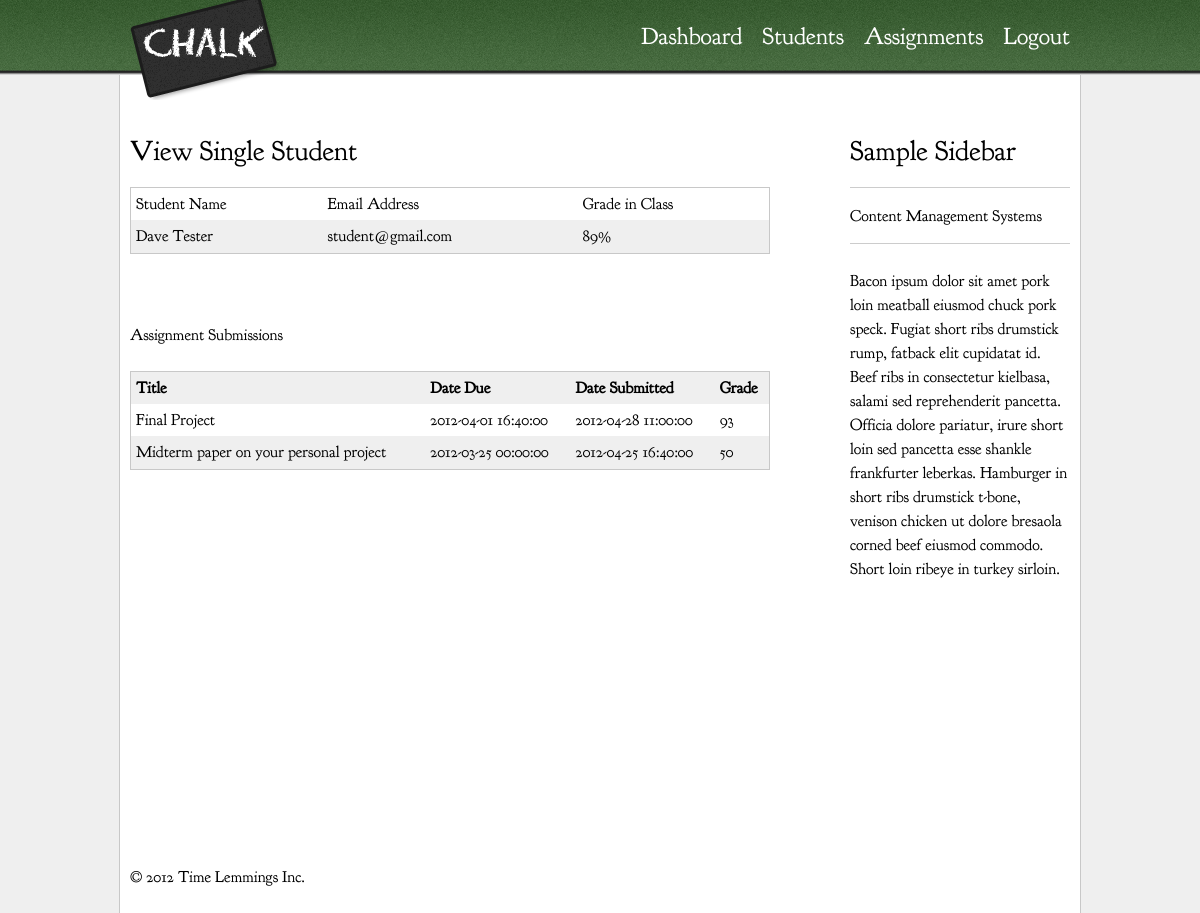
Page /index.php/users/viewSingle/1 (signed in) on the committed database.
### tables this page shows
CREATE TABLE  `users` (
  	`userID` int(10) unsigned NOT NULL auto_increment PRIMARY KEY,
  	`firstName` varchar(50) NOT NULL,
  	`lastName` varchar(50) NOT NULL,
 	`passwd` varchar(150) NOT NULL,
 	`email` varchar(100) NOT NULL,
 	`userLevelID` int(10) unsigned NOT NULL,
 	 CONSTRAINT levelFK FOREIGN KEY (userLevelID) REFERENCES users_level(userLevelID) ON DELETE CASCADE
);

CREATE TABLE `submissions`(
	`submissionID` int(10) unsigned NOT NULL auto_increment PRIMARY KEY,
	`submissionDate` datetime NOT NULL,
	`grade` double,
	`comments` text,
	`attachedFiles` text,
	`userID` int(10) unsigned NOT NULL,
	`assignmentID` int(10) unsigned NOT NULL,
	CONSTRAINT userIdFK FOREIGN KEY (userID) references users(userID) ON DELETE CASCADE,
	CONSTRAINT assignmentIdFK FOREIGN KEY (assignmentID) references assignments(assignmentID) ON DELETE CASCADE
);

CREATE TABLE `assignments`(
	`assignmentID` int(10) unsigned NOT NULL auto_increment PRIMARY KEY,
	`dueDate` datetime NOT NULL,
	`setDate` datetime NOT NULL,
	`title` varchar(75) NOT NULL,
	`information` text, 
	`maxPoints` double
);

### application/controllers/users.php (called while the page is built, shortened)
<?php if ( ! defined('BASEPATH')) exit('No direct script access allowed');
class Users extends MY_Controller {
	public function __construct(){
		$this->load->model('Users_model');
		$this->load->model('Assignments_model');
		$this->load->model('Submissions_model');
	}
	public function viewSingle(){
		$id = $this->uri->segment(3);
		$student = $this->Users_model->getUser($id);
		$assignment = $this->Assignments_model->getAllAssignments();
		$submissions = $this->Submissions_model->getStudentGrades($id);
		$asssub = $this->Submissions_model->getStudentSubmissions($id);
		$send = array('student' => $student, 'assignmentArray' => $assignment, 'submissionsArray' => $submissions, 'ass' => $asssub);
		$this->load->view('view_single_student', $send);
	}
}

### public_html/index.php (called while the page is built, shortened)
<?php
require_once BASEPATH.'core/CodeIgniter.php';

### application/models/users_model.php (called while the page is built, shortened)
<?php
class Users_model extends CI_Model{
	function getUser($userID){
		$query = $this->db->where('userID',$userID)->limit(1)->get('users');
		return $query->row();
	}
}
?>

### application/models/submissions_model.php (called while the page is built, shortened)
<?php
class Submissions_model extends CI_Model{
	function getStudentSubmissions($userID) {
		$query = $this->db->where('userID', $userID)->join('submissions', 'submissions.assignmentID = assignments.assignmentID', 'right')->get('assignments');
		return $query->result();
	}
}
?>

### application/views/view_single_student.php (the view)
<?php $this->load->view('header'); ?>
<div role="main" id="main">
	<h2>View Single Student</h2>
<table border="0" cellpadding="4">
<tr>
<th>Student Name</th>
<th>Email Address</th>
<th>Grade in Class</th>
</tr>
<tr>
<td><?php echo $student->firstName.' '.$student->lastName ?></td>
<td><?=$student->email?></td>
<td>89%</td>
</tr>
</table>
<br /> <br />
<p>Assignment Submissions</p>
<table border="0" cellpadding="4">
	<thead>
		<tr>
			<th>Title</th>
			<th>Date Due</th>
			<th>Date Submitted</th>
			<th>Grade</th>
		</tr>
	</thead>
	<tbody>
		<?php foreach($ass as $a):?>
		<tr>
			<td><?=$a->title ?></td>
			<td><?=$a->setDate ?></td>
			<td><?=$a->dueDate ?></td>
			<td><?=$a->grade ?></td>
		</tr>
		<?php endforeach;?>
	</tbody>
</table>
</div>
<?php $this->load->view('sidebar'); ?>
<?php $this->load->view('footer'); ?>

### application/views/header.php (shortened to what this page needs)
<!doctype html>
 <html class="no-js" lang="en">
<head>
  <link rel="stylesheet" href="<?php echo base_url() ?>/css/style.css">
</head>
<body>
  <header id="header">
    <div class="wrapper">
      <h1 class="logo"><a href="#">Chalk</a></h1>
      <nav id="navigation">
        <ul>
          <li><?php echo anchor('dashboard', 'Dashboard', 'title="Dashboard"'); ?></li>
          <li><?php echo anchor('users/viewAll', 'Students', 'title="Students"'); ?></li>
          <li><?php echo anchor('assignments/viewAllAssignments', 'Assignments', 'title="Assignments"'); ?></li>
          <li><?php echo anchor('admin/logout', 'Logout', 'title="Logout"'); ?></li>
        </ul>
      </nav>
    </div>
  </header>
  <div class="content clearfix">

### application/views/sidebar.php
<div id="sidebar">
      <h2>Sample Sidebar</h2>
      <hr />
      <span>Content Management Systems</span>
      <hr />
      <p>Bacon ipsum dolor sit amet pork loin meatball eiusmod chuck pork speck. Fugiat short ribs drumstick rump, fatback elit cupidatat id. Beef ribs in consectetur kielbasa, salami sed reprehenderit pancetta. Officia dolore pariatur, irure short loin sed pancetta esse shankle frankfurter leberkas. Hamburger in short ribs drumstick t-bone, venison chicken ut dolore bresaola corned beef eiusmod commodo. Short loin ribeye in turkey sirloin.</p>
    </div>

### application/views/footer.php (shortened to what this page needs)
<footer id="footer">
        <p>&copy; 2012 Time Lemmings Inc. </p>
    </footer>
  </div>
</body>
</html>

### public_html/css/style.css (style rules this page uses)
article, aside, details, figcaption, figure, footer, header, hgroup, nav, section { display: block; }
html { font-size: 100%; -webkit-text-size-adjust: 100%; -ms-text-size-adjust: 100%; }
html, button, input, select, textarea { font-family: sans-serif; color: #222; }
body { margin: 0; font-size: 1em; line-height: 1.4; }
a { color: #00e; }
hr { display: block; height: 1px; border: 0; border-top: 1px solid #ccc; margin: 1em 0; padding: 0; }
ul, ol { margin: 1em 0; padding: 0 0 0 40px; }
nav ul, nav ol { list-style: none; list-style-image: none; margin: 0; padding: 0; }
table { border-collapse: collapse; border-spacing: 0; }
td { vertical-align: top; }
a:link { color: #234c19; }
body { background-color: #efefef; color: #000; font-family: "Goudy Bookletter", serif; }
h1 { font-size: 2em; margin: .75em 0; line-height: .75em; }
h2 { font-size: 1.75em; margin: .85714em 0; line-height: .85714em; font-weight: normal; }
p { font-size: 1em; margin: 1.5em 0; line-height: 1.5em; }
table { width: 100%; border: 1px solid #c8c8c8; }
td, th { padding: 5px; }
tr:nth-child(even) { background-color: #efefef; }
thead { text-align: left; }
thead tr { background-color: #efefef; }
tbody th { font-weight: normal; text-align: left; }
#header { height: 100px; width: 100%; z-index: 9999px; position: relative; z-index: 9999; }
.wrapper { max-width: 940px; margin: auto; }
.content { max-width: 940px; margin: -25px auto 0 auto; padding: 40px 10px 0 10px; border-left: 1px solid #c8c8c8; border-right: 1px solid #c8c8c8; background: #fff; }
#main { width: 68.085%; min-height: 750px; float: left; }
#sidebar { width: 23.404%; float: right; }
#header { background: url('../img/header.png') repeat-x; }
#header .wrapper { background-color: transparent; border: none; position: relative; }
.logo { margin: 0; padding: 0; }
.logo a { text-indent: 100%; white-space: nowrap; overflow: hidden; background: url('../img/logo.png') no-repeat; height: 100px; width: 149px; margin: 0; padding: 0; display: block; }
#navigation { position: absolute; right: 0; top: 20px; }
#navigation li { float: left; margin-left: 20px; font-size: 1.5em; }
#navigation a { color: #fff; text-decoration: none; }
#footer { clear: both; width: 100%; }
.clearfix:before, .clearfix:after { content: ""; display: table; }
.clearfix:after { clear: both; }
.clearfix { *zoom: 1; }

### rows in the picture
users: firstName "Dave", lastName "Tester", email "student@gmail.com"
submissions: assignmentID.title "Final Project", assignmentID.setDate "2012-04-01 16:40:00", assignmentID.dueDate "2012-04-28 11:00:00", grade "93"
submissions: assignmentID.title "Midterm paper on your personal project", assignmentID.setDate "2012-03-25 00:00:00", assignmentID.dueDate "2012-04-25 16:40:00", grade "50"

### other values in the picture
anchor('dashboard', 'Dashboard', 'title="Dashboard"') "Dashboard"
anchor('users/viewAll', 'Students', 'title="Students"') "Students"
anchor('admin/logout', 'Logout', 'title="Logout"') "Logout"
